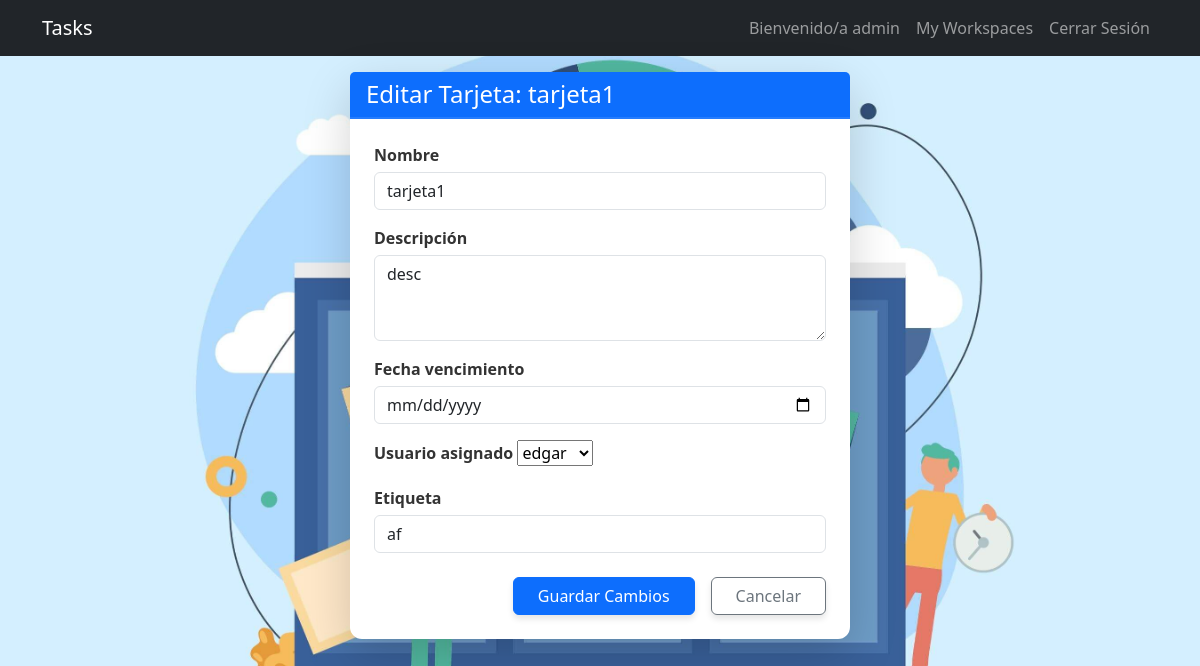
Screenshot of /espacio_trabajo/tarjeta/5/editar/ (signed in) with the database file from the repository.
### espacios_trabajo/models.py (models this page shows, shortened)
class Tarjeta(models.Model):
    nombre = models.CharField(max_length=100)
    descripcion = models.TextField(blank=True)
    fecha_creacion = models.DateTimeField(auto_now_add=True)
    fecha_vencimiento = models.DateField(null=True, blank=True)
    usuario_asignado = models.ForeignKey(User, on_delete=models.SET_NULL, null=True, blank=True)
    etiqueta = models.CharField(max_length=50, blank=True)
    lista = models.ForeignKey(Lista, on_delete=models.CASCADE, related_name='tarjetas')

### espacios_trabajo/views.py (the view)
# urls.py: path('tarjeta/<int:tarjeta_id>/editar/', views.editar_tarjeta, name='editar_tarjeta'),
@login_required
def editar_tarjeta(request, tarjeta_id):
    tarjeta = get_object_or_404(Tarjeta, id=tarjeta_id)
    espacio_trabajo = tarjeta.lista.tablero.espacio_trabajo
    if request.method == 'POST':
        form = TarjetaForm(request.POST, instance=tarjeta, espacio_trabajo=espacio_trabajo)
        if form.is_valid():
            form.save()
            return redirect('detalle_tablero', tablero_id=tarjeta.lista.tablero.id)
    else:
        form = TarjetaForm(instance=tarjeta, espacio_trabajo=espacio_trabajo)
    return render(request, 'espacios_trabajo/editar_tarjeta.html', {'form': form, 'tarjeta': tarjeta})

### espacios_trabajo/forms.py
class TarjetaForm(forms.ModelForm):
    class Meta:
        model = Tarjeta
        fields = ['nombre', 'descripcion', 'fecha_vencimiento', 'usuario_asignado', 'etiqueta']
        widgets = {
            'fecha_vencimiento': forms.DateInput(attrs={'type': 'date'}),
        }
    def __init__(self, *args, **kwargs):
        espacio_trabajo = kwargs.pop('espacio_trabajo', None)
        super(TarjetaForm, self).__init__(*args, **kwargs)
        if espacio_trabajo:
            self.fields['usuario_asignado'].queryset = espacio_trabajo.usuarios.all()

### espacios_trabajo/templates/espacios_trabajo/editar_tarjeta.html (shortened to what this page needs)
{% extends 'base.html' %}
{% block content %}
<div class="container mt-3 mb-4" id="editar-tarjeta-formulario">
    <div class="card shadow-lg border-0 mx-auto" style="max-width: 500px;">
        <div class="card-header bg-primary text-white">
            <h2 class="h4 mb-0">Editar Tarjeta: {{ tarjeta.nombre }}</h2>
        </div>
        <div class="card-body p-4">
            <form method="post" class="needs-validation" novalidate>
                <div class="form-group mb-3">
                    <label for="id_nombre" class="form-label">Nombre</label>
                    <input type="text" name="nombre" maxlength="100" required id="id_nombre" class="form-control" value="{{ tarjeta.nombre }}">
                </div>
                <div class="form-group mb-3">
                    <label for="id_descripcion" class="form-label">Descripción</label>
                    <textarea name="descripcion" cols="40" rows="3" id="id_descripcion" class="form-control">{{ tarjeta.descripcion }}</textarea>
                </div>
                <div class="form-group mb-3">
                    <label for="id_fecha_vencimiento" class="form-label">Fecha vencimiento</label>
                    <input type="date" name="fecha_vencimiento" id="id_fecha_vencimiento" class="form-control" value="{{ tarjeta.fecha_vencimiento|date:'Y-m-d' }}">
                </div>
                <div class="form-group mb-3">
                    <label for="{{ form.usuario_asignado.id_for_label }}" class="form-label">Usuario asignado</label>
                    {{ form.usuario_asignado }}
                </div>
                <div class="form-group mb-4">
                    <label for="id_etiqueta" class="form-label">Etiqueta</label>
                    <input type="text" name="etiqueta" maxlength="50" id="id_etiqueta" class="form-control" value="{{ tarjeta.etiqueta }}">
                </div>
                <div class="d-flex justify-content-end mt-4 gap-3">
                    <button type="submit" class="btn btn-primary px-4">Guardar Cambios</button>
                    <a href="{% url 'detalle_tablero' tarjeta.lista.tablero.id %}" class="btn btn-outline-secondary px-4">Cancelar</a>
                </div>
            </form>
        </div>
    </div>
</div>
{% endblock %}

### templates/_navbar.html (shortened to what this page needs)
<nav class="navbar navbar-expand-lg navbar-dark bg-dark">
    <div class="container">
        <a class="navbar-brand" href="{% url 'home' %}">Tasks</a>
        <div class="collapse navbar-collapse" id="navbarNav">
            <ul class="navbar-nav ms-auto">
                {% if user.is_authenticated %}
                <li class="nav-item">
                    <a class="nav-link" href="#">Bienvenido/a {{ user.username }}</a>
                </li>
                    <a class="nav-link " href="{% url 'espacio_trabajo' %}">My Workspaces</a>
                <li class="nav-item">
                    <a class="nav-link " href="{% url 'signout' %}">Cerrar Sesión</a>
                </li>
                {% endif %}
            </ul>
        </div>
    </div>
</nav>

### espacios_trabajo/templates/espacios_trabajo/editar_tarjeta.html (style rules this page uses)
#editar-tarjeta-formulario .card { max-width: 500px; }
#editar-tarjeta-formulario .form-group label { font-weight: 600; color: #333; margin-bottom: 5px; }
#editar-tarjeta-formulario .card-header { border-bottom: 2px solid rgba(255, 255, 255, 0.1); }
#editar-tarjeta-formulario .card { border-radius: 0.75rem; }
#editar-tarjeta-formulario .btn-primary, #editar-tarjeta-formulario .btn-outline-secondary { box-shadow: 0 4px 6px rgba(0, 0, 0, 0.1); }

### rows the page displays
Tarjeta: nombre "tarjeta1", descripcion "desc", usuario_asignado "edgar", etiqueta "af"

### other values shown
{{ user.username }} "admin"
